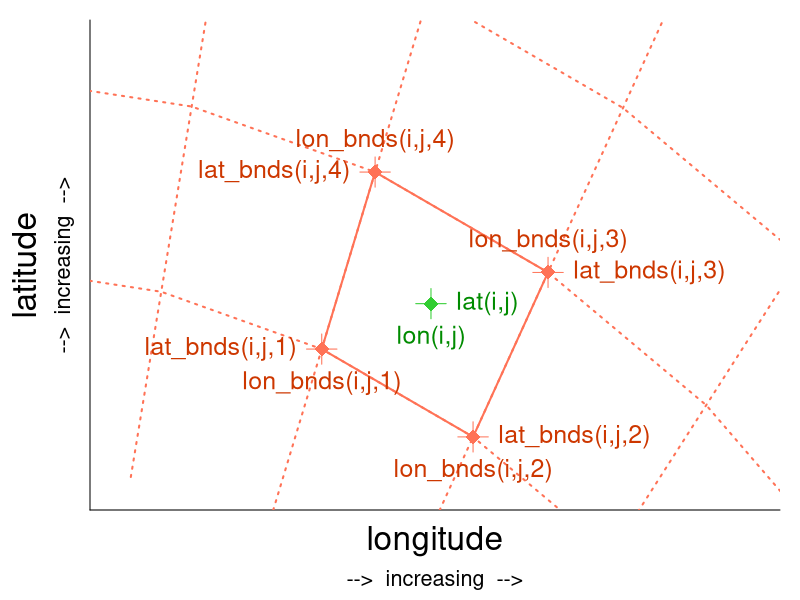

Recreate this plot in R.
# define lat and lon
lon = 10:10
lat = 54:54

# sphere with radius and lon-center and lat-center
radius_grid_lower = 6
radius_grid_low = 7
radius_cell = c(7.5, 7.5, 7.5, 8.5)
radius_grid_high = 8
radius_grid_higher = 9
radius_grid_evenhigher = 10
clon =  7.0
clat = 47.1

## angles center
# 56, 65, 74
## angles bnds
# 51.5, 60.5, 69.5, 78.5

angles_cell = c(56, 65, 74, 65)
angles_grid = c(42.5, 51.5, 60.5, 69.5, 78.5, 87.5)
pi = 3.14
# grid lines above grid cells
ulon_grid_lower = radius_grid_lower * cos(angles_grid/180*pi) + clon
ulat_grid_lower = radius_grid_lower * sin(angles_grid/180*pi) + clat
ulon_grid_low = radius_grid_low * cos(angles_grid/180*pi) + clon
ulat_grid_low = radius_grid_low * sin(angles_grid/180*pi) + clat
# grid cell center coordinates
ulon_cell = radius_cell * cos(angles_cell/180*pi) + clon
ulat_cell = radius_cell * sin(angles_cell/180*pi) + clat
# grid lines below grid cells
ulon_grid_high = radius_grid_high * cos(angles_grid/180*pi) + clon
ulat_grid_high = radius_grid_high * sin(angles_grid/180*pi) + clat
ulon_grid_higher = radius_grid_higher * cos(angles_grid/180*pi) + clon
ulat_grid_higher = radius_grid_higher * sin(angles_grid/180*pi) + clat
ulon_grid_evenhigher = radius_grid_evenhigher * cos(angles_grid/180*pi) + clon
ulat_grid_evenhigher = radius_grid_evenhigher * sin(angles_grid/180*pi) + clat
# radial grid lines
rlon_grid = rbind(ulon_grid_lower, ulon_grid_low, ulon_grid_high, ulon_grid_higher, ulon_grid_evenhigher, NA)
rlat_grid = rbind(ulat_grid_lower, ulat_grid_low, ulat_grid_high, ulat_grid_higher, ulat_grid_evenhigher, NA)


lon_bnds = (10:11) - 0.5
lat_bnds = (54:55) - 0.5

dlon_solid = 0.4
dlat_solid = 0.4
dlon_dot = 1.4
dlat_dot = 0.6
dlon_text1 = 0.1
dlat_text1 = 0.08
dlon_max = 1.8
dlat_max = 0.8

nlon = length(lon)
nlat = length(lat)


# colors
col_grid_draw = 'coral1'
col_grid_text = 'orangered3'
col_cell_draw = 'limegreen'
col_cell_text = 'green4'


# write plot to file
png('pics/case_2D_c.png', width = 7, height = 5.2, units='in', res = 300)
# pdf('pics/case_1D.pdf', width = 7, height = 5.2, paper='special')
par(mar = c(4.5, 4.5, 1, 1))


# create base plot
plot(c(ulon_cell[2]), c(ulat_cell[2]),
     xlab = ' ', ylab = '',
     xlim = c(lon_bnds[1] - dlon_dot, lon_bnds[nlon+1] + dlon_max),
     ylim = c(lat_bnds[1] - dlat_dot, lat_bnds[nlat+1] + dlat_max),
     xaxt = 'n', yaxt = 'n',
     bty = 'n', type = 'n')
axis(1, at = c(0, 360))
axis(2, at = c(0, 360))
mtext('longitude', 1, line = +1.2, cex = 2)
mtext('-->  increasing  -->', 1, line = +3, cex = 1.3)
mtext('latitude', 2, line = 2.5, cex = 2)
mtext('-->  increasing  -->', 2, line = 0.8, cex = 1.3)


# add grid ----
# grid lines, solid
lines(ulon_grid_low, ulat_grid_low, col = col_grid_draw, lwd = 2, lty = 'dotted')
lines(ulon_grid_high, ulat_grid_high, col = col_grid_draw, lwd = 2, lty = 'dotted')
lines(ulon_grid_higher, ulat_grid_higher, col = col_grid_draw, lwd = 2, lty = 'dotted')
lines(rlon_grid, rlat_grid, col = col_grid_draw, lwd = 2, lty = 'dotted')

# grid lines, solid
lines(ulon_grid_low[3:4], ulat_grid_low[3:4], col = col_grid_draw, lwd = 2)
lines(ulon_grid_high[3:4], ulat_grid_high[3:4], col = col_grid_draw, lwd = 2)
lines(rlon_grid[c(2:3,6),3:4], rlat_grid[c(2:3,6),3:4], col = col_grid_draw, lwd = 2)

# lines through grid intersection points
# lines(c(ulon_grid_low[4], ulon_grid_low[4]), c(ulat_grid_low[4] - dlat_text1, ulat_grid_low[4] + dlat_text1), col = col_grid_draw)
# lines(c(ulon_grid_low[4] - dlon_text1, ulon_grid_low[4] + dlon_text1), c(ulat_grid_low[4], ulat_grid_low[4]), col = col_grid_draw)
lines(rbind(ulon_grid_low[3:4], ulon_grid_low[3:4], NA), rbind(ulat_grid_low[3:4] - dlat_text1, ulat_grid_low[3:4] + dlat_text1, NA), col = col_grid_draw)
lines(rbind(ulon_grid_low[3:4] - dlon_text1, ulon_grid_low[3:4] + dlon_text1, NA), rbind(ulat_grid_low[3:4], ulat_grid_low[3:4], NA), col = col_grid_draw)
lines(rbind(ulon_grid_high[3:4], ulon_grid_high[3:4], NA), rbind(ulat_grid_high[3:4] - dlat_text1, ulat_grid_high[3:4] + dlat_text1, NA), col = col_grid_draw)
lines(rbind(ulon_grid_high[3:4] - dlon_text1, ulon_grid_high[3:4] + dlon_text1, NA), rbind(ulat_grid_high[3:4], ulat_grid_high[3:4], NA), col = col_grid_draw)

# dots on grid intersection
points(ulon_grid_low[3:4], ulat_grid_low[3:4], pch = 18, cex = 2, col = col_grid_draw)
points(ulon_grid_high[3:4], ulat_grid_high[3:4], pch = 18, cex = 2, col = col_grid_draw)


# lines through grid cell center
lines(c(ulon_cell[2], ulon_cell[2]), c(ulat_cell[2] - dlat_text1, ulat_cell[2] + dlat_text1), col = col_cell_draw)
lines(c(ulon_cell[2] - dlon_text1, ulon_cell[2] + dlon_text1), c(ulat_cell[2], ulat_cell[2]), col = col_cell_draw)

# dots in the grid cell center
points(ulon_cell[2], ulat_cell[2], pch = 18, cex = 2, col = col_cell_draw)


# add text ----
# bnds
text(ulon_grid_low[4], ulat_grid_low[4] - dlat_text1, 'lon_bnds(i,j,1)', col = col_grid_text, cex = 1.5, pos = 1)
text(ulon_grid_low[4] - dlon_text1, ulat_grid_low[4], 'lat_bnds(i,j,1)', col = col_grid_text, cex = 1.5, pos = 2)
text(ulon_grid_low[3], ulat_grid_low[3] - dlat_text1, 'lon_bnds(i,j,2)', col = col_grid_text, cex = 1.5, pos = 1)
text(ulon_grid_low[3] + dlon_text1, ulat_grid_low[3], 'lat_bnds(i,j,2)', col = col_grid_text, cex = 1.5, pos = 4)
text(ulon_grid_high[3], ulat_grid_high[3] + dlat_text1, 'lon_bnds(i,j,3)', col = col_grid_text, cex = 1.5, pos = 3)
text(ulon_grid_high[3] + dlon_text1, ulat_grid_high[3], 'lat_bnds(i,j,3)', col = col_grid_text, cex = 1.5, pos = 4)
text(ulon_grid_high[4], ulat_grid_high[4] + dlat_text1, 'lon_bnds(i,j,4)', col = col_grid_text, cex = 1.5, pos = 3)
text(ulon_grid_high[4] - dlon_text1, ulat_grid_high[4], 'lat_bnds(i,j,4)', col = col_grid_text, cex = 1.5, pos = 2)

# grid cell center
text(ulon_cell[2], ulat_cell[2] - dlat_text1, 'lon(i,j)', col = col_cell_text, cex = 1.5, pos = 1)
text(ulon_cell[2] + dlon_text1, ulat_cell[2], 'lat(i,j)', col = col_cell_text, cex = 1.5, pos = 4)


# close picture output device
dev.off()

